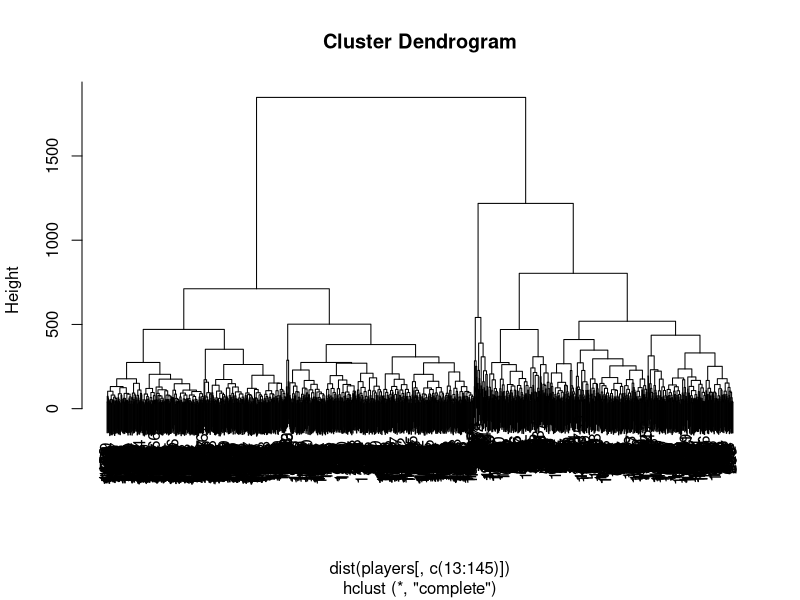
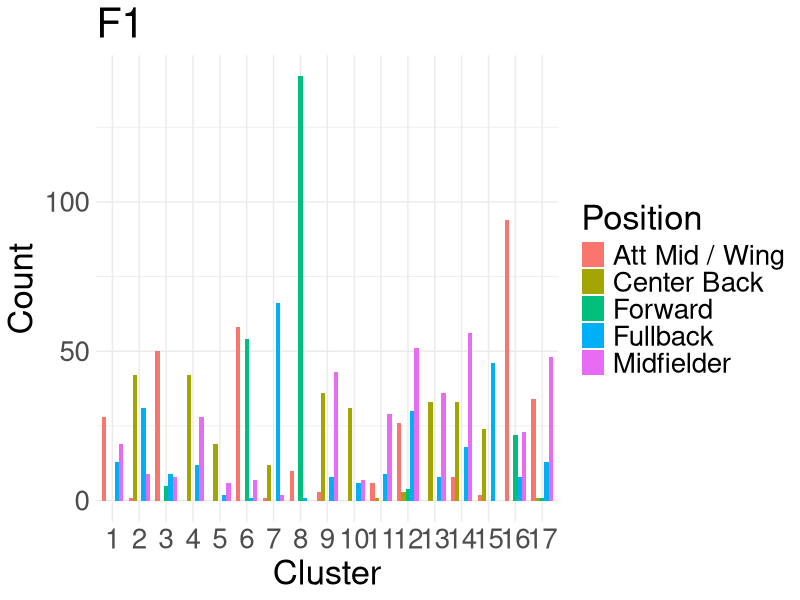
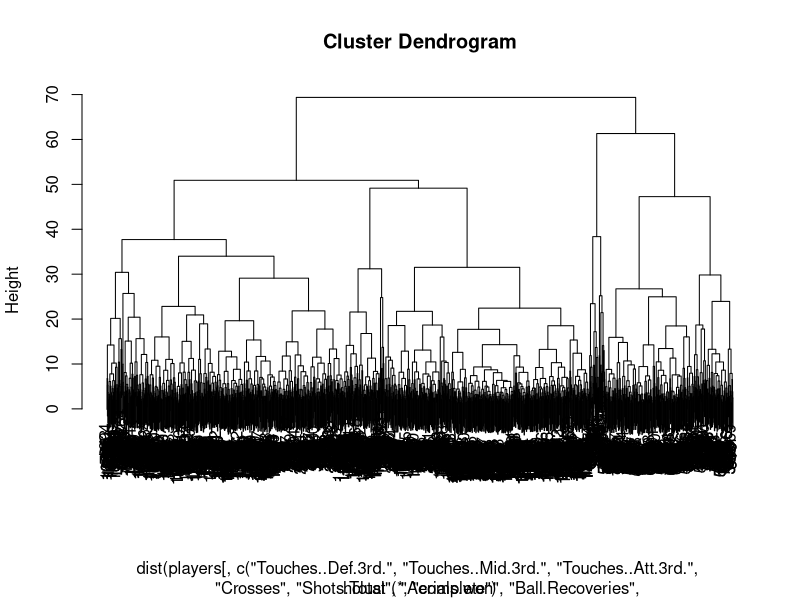
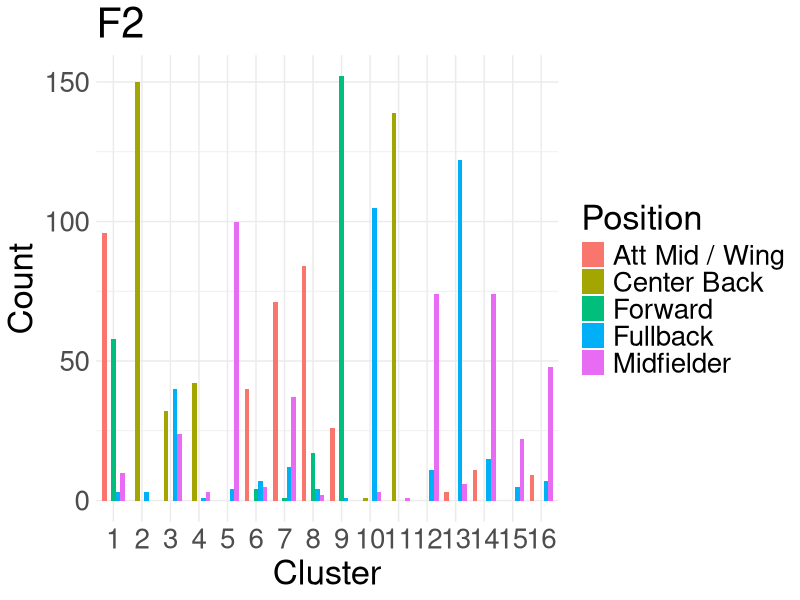

Source code (R) for these figures, in order:
## ---- chunk 1
knitr::opts_chunk$set(echo = TRUE)
## ---- chunk 2
library(dplyr)
library(ggplot2)
library(ggthemes)
library(ggpubr)
library(data.table)
library(caret)
players <- read.csv("../Data Acquisition/Data/players10_20_2022.csv")
players$height_cm <- as.numeric(as.character(players$height_cm))

# view all variables (there are 146, 133 of which are potentially relevant to analysis)
str(players[1:99])
str(players[100:146])
## ---- chunk 3
clusters <- hclust(dist(players[, c(13:145)]))
plot(clusters)
#best cut seems to be 17 based on dendrogram

players_clust <- players %>% na.omit() 
#some of the variables have missing data, which breaks kmeans clustering. Thus, NA's are ommitted (another disadvantage of using all 133 variables)
kFit = kmeans(players_clust[,c(13:145)], 17, nstart=50, iter.max = 20)
players_clust$k_cluster <- kFit$cluster
## ---- chunk 4
positions = c("Att Mid / Wing", "Center Back", "Forward", "Fullback", "Midfielder")

# sets up counts of each position by cluster for barplot
counts <- as.data.frame(table(players_clust$position, players_clust$k_cluster))
counts <- counts %>% rename(Position = Var1, Cluster = Var2, Count = Freq)

#view in viewer for a better plot
ggplot(data = counts, aes(x = as.factor(Cluster), y = Count, fill = Position)) +
  geom_bar(stat = "identity", position = "dodge", width = 0.8)+
  theme_minimal()+
  theme(text = element_text(size = 25))+
  labs(title = "F1", x = "Cluster")
## ---- chunk 5
clusters <- hclust(dist(players[, c("Touches..Def.3rd.", "Touches..Mid.3rd.", "Touches..Att.3rd.", "Crosses", "Shots.Total", "Aerials.won", "Ball.Recoveries", "Shot.Creating.Actions", "Players.Dribbled.Past", "Progressive.Passes")]))
plot(clusters)
#best cut seems to be 16 based on dendrogram

players_clust2 <- players
kFit = kmeans(players_clust2[,c("Touches..Def.3rd.", "Touches..Mid.3rd.", "Touches..Att.3rd.", "Crosses", "Shots.Total", "Aerials.won", "Ball.Recoveries", "Shot.Creating.Actions", "Players.Dribbled.Past", "Progressive.Passes")], 16, nstart=50, iter.max = 20)
#no na.omit this time because of the feature selection
players_clust2$k_cluster <- kFit$cluster
## ---- chunk 6
positions = c("Att Mid / Wing", "Center Back", "Forward", "Fullback", "Midfielder")

# sets up counts of each position by cluster for barplot
counts <- as.data.frame(table(players_clust2$position, players_clust2$k_cluster))
counts <- counts %>% rename(Position = Var1, Cluster = Var2, Count = Freq)

#view in viewer for a better plot
ggplot(data = counts, aes(x = as.factor(Cluster), y = Count, fill = Position)) +
  geom_bar(stat = "identity", position = "dodge", width = 0.8)+
  theme_minimal()+
  theme(text = element_text(size = 25))+
  labs(title = "F2", x = "Cluster")
